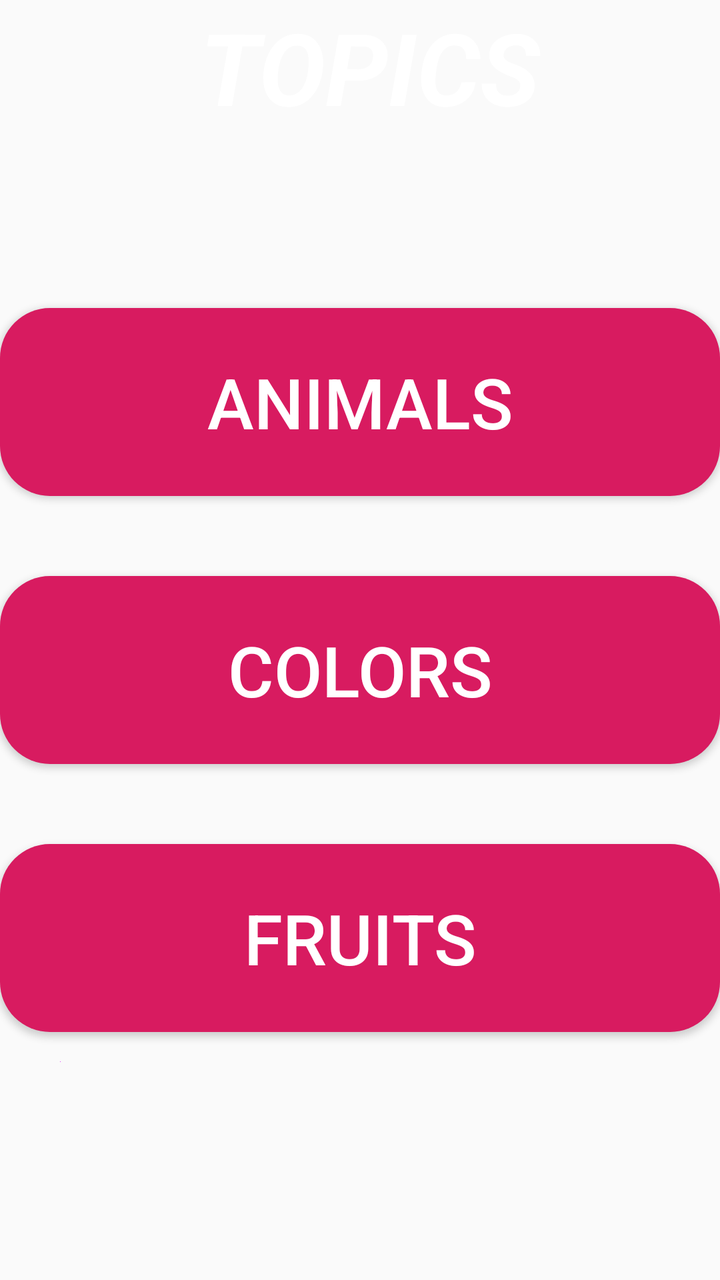
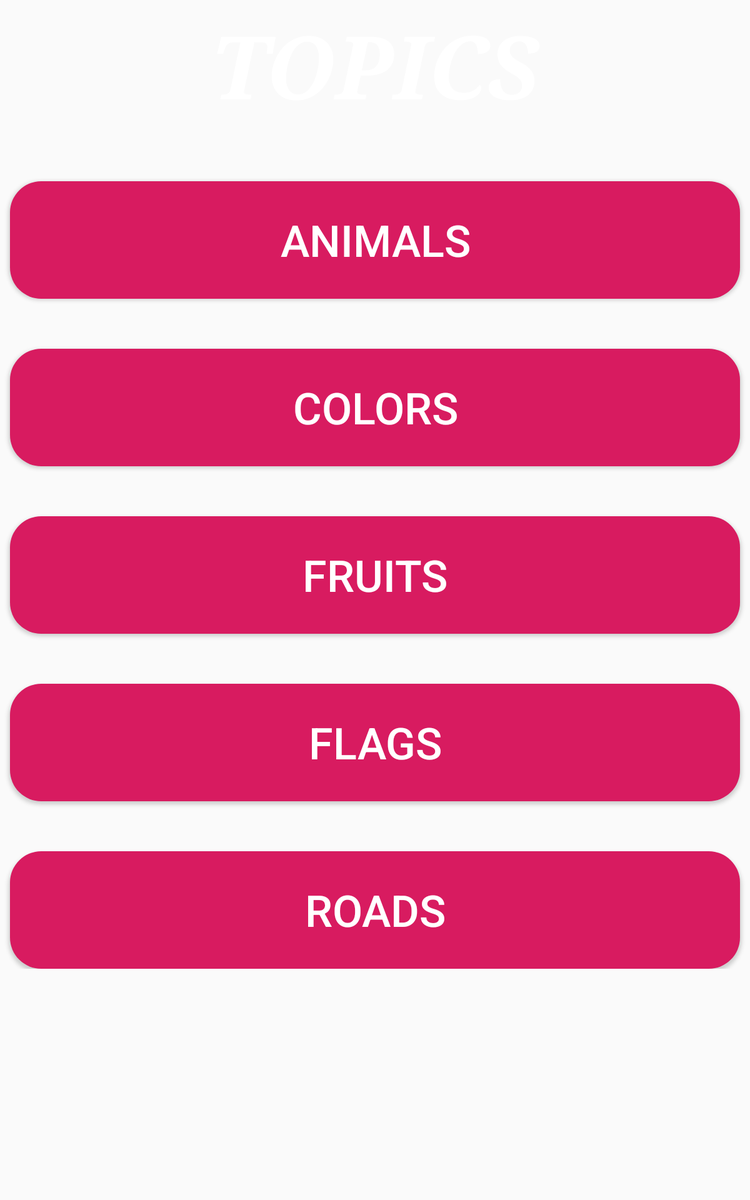

An Android layout and its configuration variant, each rendered on a device that would load it. The default file and the variant file are quoted in full after the pictures.
<!-- AndroidManifest.xml: application theme AppTheme -->
<!-- res/layout/fragment_topics.xml -->
<?xml version="1.0" encoding="utf-8"?>
<RelativeLayout xmlns:android="http://schemas.android.com/apk/res/android"
    xmlns:app="http://schemas.android.com/apk/res-auto"
    xmlns:tools="http://schemas.android.com/tools"
    android:layout_width="match_parent"
    android:layout_height="match_parent"
    android:background="@drawable/learn_back"
    android:id="@+id/topics"
    tools:context=".TopicsFragments">


    <TextView
        android:id="@+id/textView"
        android:layout_width="match_parent"
        android:layout_height="74dp"
        android:layout_alignParentStart="true"
        android:layout_alignParentTop="true"
        android:paddingLeft="100dp"
        android:text="TOPICS"
        android:textAllCaps="true"
        android:textColor="@android:color/white"
        android:textSize="50sp"
        android:textStyle="bold|italic" />

    <ImageView
        android:id="@+id/imageView3"
        android:layout_width="wrap_content"
        android:layout_height="wrap_content"
        android:layout_alignParentBottom="true"
        android:layout_alignParentStart="true"
        android:layout_marginBottom="109dp"
        android:layout_marginStart="30dp"
        android:src="@color/colorAccent" />

    <android.support.constraint.ConstraintLayout
        android:layout_width="match_parent"
        android:layout_height="530dp"
        android:layout_alignParentBottom="true"
        android:layout_alignParentStart="true">

        <Button
            android:id="@+id/fruits"
            android:layout_width="match_parent"
            android:layout_height="94dp"
            android:layout_alignParentBottom="true"
            android:layout_alignParentStart="true"
            android:layout_marginTop="40dp"
            android:background="@drawable/roundbutton"
            android:text="FRUITS"
            android:textColor="@android:color/white"
            android:textSize="35sp"
            app:layout_constraintTop_toBottomOf="@+id/colors"
            tools:layout_editor_absoluteX="0dp" />

        <Button
            android:id="@+id/animals"
            android:layout_width="match_parent"
            android:layout_height="94dp"
            android:layout_alignParentStart="true"
            android:layout_alignParentTop="true"
            android:layout_marginTop="44dp"
            android:background="@drawable/roundbutton"
            android:paddingLeft="10dp"
            android:paddingRight="10dp"
            android:text="ANIMALS"
            android:textColor="@android:color/white"
            android:textColorHighlight="@android:color/black"
            android:textSize="35sp"
            app:layout_constraintTop_toTopOf="parent"
            tools:layout_editor_absoluteX="0dp" />

        <Button
            android:id="@+id/colors"
            android:layout_width="match_parent"
            android:layout_height="94dp"
            android:layout_alignParentBottom="true"
            android:layout_alignParentEnd="true"
            android:layout_marginTop="40dp"
            android:background="@drawable/roundbutton"
            android:elevation="2dp"
            android:text="COLORS"
            android:textColor="@android:color/white"
            android:textSize="35sp"
            app:layout_constraintTop_toBottomOf="@+id/animals"
            tools:layout_editor_absoluteX="0dp" />
    </android.support.constraint.ConstraintLayout>

</RelativeLayout>
<!-- resources referenced by this layout -->
<resources>
  <color name="colorAccent">#e040fb</color>
  <!-- drawable roundbutton (drawable) -->
  <?xml version="1.0" encoding="utf-8"?>
  <shape xmlns:android="http://schemas.android.com/apk/res/android" android:shape="rectangle" >
      <corners
          android:radius="25dp"
          />
      <solid android:color="@color/colorPrimaryDark"></solid>
  
      <size
          android:width="15dp"
          android:height="10dp"
          />
      <stroke
          android:width="0dp"
          android:color="#EC407A"
          />
  </shape>
  <style name="AppTheme" parent="Base.Theme.AppCompat.Light.DarkActionBar">
          
          <item name="colorPrimary">@color/colorPrimary</item>
          <item name="colorPrimaryDark">@color/colorPrimaryDark</item>
          <item name="colorAccent">@color/colorAccent</item>
      </style>
  <color name="colorPrimaryDark">#d81b60</color>
  <color name="colorPrimary">#ec407a</color>
</resources>
<!-- res/layout-sw600dp/fragment_topics.xml (the repository's variant of the layout above) -->
<!-- drawn on a 7-inch tablet held upright -->
<?xml version="1.0" encoding="utf-8"?>
<RelativeLayout xmlns:android="http://schemas.android.com/apk/res/android"
    xmlns:app="http://schemas.android.com/apk/res-auto"
    xmlns:tools="http://schemas.android.com/tools"
    android:layout_width="match_parent"
    android:layout_height="match_parent"
    android:background="@drawable/learn_back"
    android:id="@+id/topics"
    tools:context=".TopicsFragments">


    <ScrollView
        android:layout_width="match_parent"
        android:layout_height="match_parent"
        android:layout_alignParentBottom="true"
        android:layout_alignParentStart="true"
        app:layout_constraintTop_toTopOf="parent"
        tools:layout_editor_absoluteX="0dp">>

        <android.support.constraint.ConstraintLayout
            android:layout_width="match_parent"
            android:layout_height="wrap_content"
            android:layout_alignParentBottom="true"
            android:layout_alignParentStart="true">

            <TextView
                android:id="@+id/textView"
                android:layout_width="match_parent"
                android:layout_height="105dp"
                android:layout_alignParentStart="true"
                android:layout_alignParentTop="true"
                android:fontFamily="serif"
                android:gravity="center"
                android:text="TOPICS"
                android:textAllCaps="true"
                android:textColor="@android:color/white"
                android:textSize="70sp"
                android:textStyle="bold|italic" />

            <Button
                android:id="@+id/animals"
                android:layout_width="match_parent"
                android:layout_height="94dp"
                android:layout_alignParentStart="true"
                android:layout_alignParentTop="true"
                android:layout_marginEnd="8dp"
                android:layout_marginLeft="8dp"
                android:layout_marginRight="8dp"
                android:layout_marginStart="8dp"
                android:layout_marginTop="40dp"
                android:background="@drawable/roundbutton"
                android:paddingLeft="10dp"
                android:paddingRight="10dp"
                android:text="ANIMALS"
                android:textColor="@android:color/white"
                android:textColorHighlight="@android:color/black"
                android:textSize="35sp"
                app:layout_constraintEnd_toEndOf="parent"
                app:layout_constraintHorizontal_bias="0.0"
                app:layout_constraintStart_toStartOf="parent"
                app:layout_constraintTop_toBottomOf="@+id/textView" />

            <Button
                android:id="@+id/colors"
                android:layout_width="match_parent"
                android:layout_height="94dp"
                android:layout_alignParentBottom="true"
                android:layout_alignParentEnd="true"
                android:layout_marginEnd="8dp"
                android:layout_marginLeft="8dp"
                android:layout_marginRight="8dp"
                android:layout_marginStart="8dp"
                android:layout_marginTop="40dp"
                android:background="@drawable/roundbutton"
                android:elevation="2dp"
                android:text="COLORS"
                android:textColor="@android:color/white"
                android:textSize="35sp"
                app:layout_constraintEnd_toEndOf="parent"
                app:layout_constraintStart_toStartOf="parent"
                app:layout_constraintTop_toBottomOf="@+id/animals" />

            <Button
                android:id="@+id/fruits"
                android:layout_width="match_parent"
                android:layout_height="94dp"
                android:layout_alignParentBottom="true"
                android:layout_alignParentStart="true"
                android:layout_marginEnd="8dp"
                android:layout_marginLeft="8dp"
                android:layout_marginRight="8dp"
                android:layout_marginStart="8dp"
                android:layout_marginTop="40dp"
                android:background="@drawable/roundbutton"
                android:text="FRUITS"
                android:textColor="@android:color/white"
                android:textSize="35sp"
                app:layout_constraintEnd_toEndOf="parent"
                app:layout_constraintHorizontal_bias="1.0"
                app:layout_constraintStart_toStartOf="parent"
                app:layout_constraintTop_toBottomOf="@+id/colors" />

            <Button
                android:id="@+id/flags"
                android:layout_width="match_parent"
                android:layout_height="94dp"
                android:layout_alignParentBottom="true"
                android:layout_alignParentStart="true"
                android:layout_marginEnd="8dp"
                android:layout_marginLeft="8dp"
                android:layout_marginRight="8dp"
                android:layout_marginStart="8dp"
                android:layout_marginTop="40dp"
                android:background="@drawable/roundbutton"
                android:text="flags"
                android:textColor="@android:color/white"
                android:textSize="35sp"
                app:layout_constraintEnd_toEndOf="parent"
                app:layout_constraintHorizontal_bias="0.0"
                app:layout_constraintStart_toStartOf="parent"
                app:layout_constraintTop_toBottomOf="@+id/fruits" />

            <Button
                android:id="@+id/roadSigns"
                android:layout_width="match_parent"
                android:layout_height="94dp"
                android:layout_alignParentStart="true"
                android:layout_alignParentTop="true"
                android:layout_marginEnd="8dp"
                android:layout_marginLeft="8dp"
                android:layout_marginRight="8dp"
                android:layout_marginStart="8dp"
                android:layout_marginTop="40dp"
                android:background="@drawable/roundbutton"
                android:paddingLeft="10dp"
                android:paddingRight="10dp"
                android:text="ROADS"
                android:textColor="@android:color/white"
                android:textColorHighlight="@android:color/black"
                android:textSize="35sp"
                app:layout_constraintEnd_toEndOf="parent"
                app:layout_constraintHorizontal_bias="1.0"
                app:layout_constraintStart_toStartOf="parent"
                app:layout_constraintTop_toBottomOf="@+id/flags" />


        </android.support.constraint.ConstraintLayout>
    </ScrollView>

</RelativeLayout>
<!-- resources referenced by the variant -->
<!-- as a 7-inch tablet held upright resolves them -->
<resources>
  <!-- drawable roundbutton (drawable) -->
  <?xml version="1.0" encoding="utf-8"?>
  <shape xmlns:android="http://schemas.android.com/apk/res/android" android:shape="rectangle" >
      <corners
          android:radius="25dp"
          />
      <solid android:color="@color/colorPrimaryDark"></solid>
  
      <size
          android:width="15dp"
          android:height="10dp"
          />
      <stroke
          android:width="0dp"
          android:color="#EC407A"
          />
  </shape>
  <style name="AppTheme" parent="Base.Theme.AppCompat.Light.DarkActionBar">
          
          <item name="colorPrimary">@color/colorPrimary</item>
          <item name="colorPrimaryDark">@color/colorPrimaryDark</item>
          <item name="colorAccent">@color/colorAccent</item>
      </style>
  <color name="colorPrimaryDark">#d81b60</color>
  <color name="colorPrimary">#ec407a</color>
  <color name="colorAccent">#e040fb</color>
</resources>
